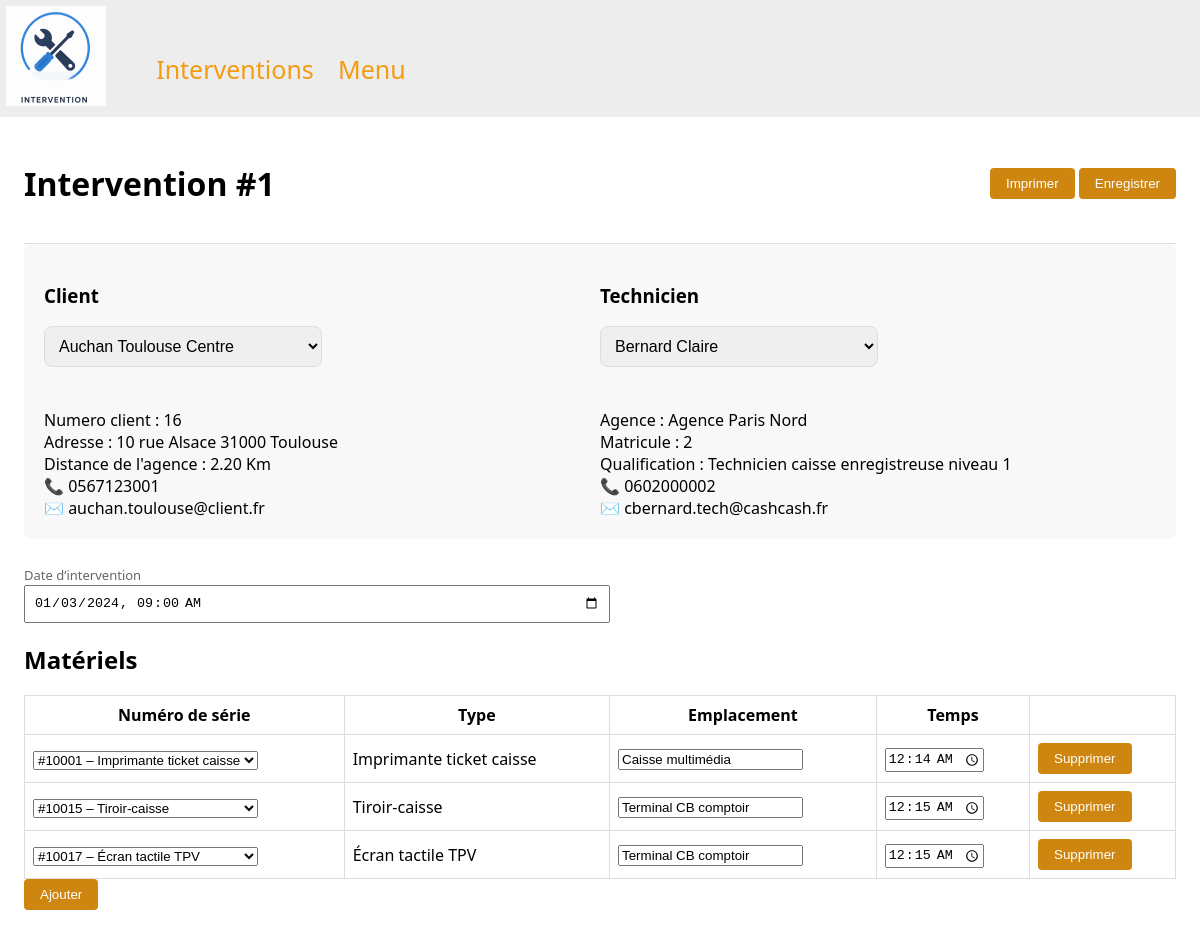
Screenshot of /Site/EditIntervention.php?id=1 (signed in) with the database file from the repository.
### tables this page shows
CREATE TABLE `Intervention` (
  `Id_Intervention` int(11) NOT NULL,
  `Date_` datetime DEFAULT NULL,
  `NumClient` int(11) NOT NULL,
  `Matricule` int(11) NOT NULL
);

CREATE TABLE `Client` (
  `NumClient` int(11) NOT NULL,
  `RaisonSociale` varchar(50) DEFAULT NULL,
  `SIREN` varchar(50) DEFAULT NULL,
  `CodeAPE` varchar(50) DEFAULT NULL,
  `AdressePostale` varchar(50) DEFAULT NULL,
  `NumTel` varchar(50) DEFAULT NULL,
  `NumTelecopie` varchar(50) DEFAULT NULL,
  `Email` varchar(50) DEFAULT NULL,
  `DistanceAgenceKm` decimal(15,2) DEFAULT NULL,
  `DuréeDeplacement` time DEFAULT NULL,
  `Num_Agence` int(11) NOT NULL
);

CREATE TABLE `Agence` (
  `Num_Agence` int(11) NOT NULL,
  `Nom` varchar(50) DEFAULT NULL,
  `AdressePostale` varchar(50) DEFAULT NULL,
  `NumTel` varchar(50) DEFAULT NULL,
  `Email` varchar(50) DEFAULT NULL
);

CREATE TABLE `Technicien` (
  `Matricule` int(11) NOT NULL,
  `Qualification` varchar(50) DEFAULT NULL,
  `DateQualification` date DEFAULT NULL,
  `Email` varchar(50) DEFAULT NULL,
  `NumTel` varchar(50) DEFAULT NULL
);

CREATE TABLE `InterventionParMateriel` (
  `NumSerie` int(11) NOT NULL,
  `Id_Intervention` int(11) NOT NULL,
  `TempsIntervention` time DEFAULT NULL,
  `DistanceParcourue` int(11) DEFAULT NULL
);

CREATE TABLE `Type` (
  `ReferenceInterne` int(11) NOT NULL,
  `Libellé` varchar(50) DEFAULT NULL
);

### Site/modeles/mesFonctionsAccesDonnes.php (called while the page is built, shortened)
<?php
function getInterventionComplete(int $idIntervention)
{
    $pdo = PDO2::getInstance();
    $sql = "
        SELECT
            i.Id_Intervention,
            i.Date_,
            c.RaisonSociale,
            c.AdressePostale,
            c.NumTel,
            c.Email,
            c.NumClient,
            c.DistanceAgenceKm,
            t.matricule,
            e.Nom AS NomTech,
            e.Prenom AS PrenomTech,
            t.Qualification,
            t.Email AS EmailTech,
            a.Nom AS NomAgence,
            t.NumTel AS NumTelTech
        FROM Intervention i
        JOIN Client c ON i.NumClient = c.NumClient
        JOIN Technicien t ON i.Matricule = t.Matricule
        JOIN Employé e ON t.Matricule = e.Matricule
        JOIN Agence a ON e.Num_Agence = a.Num_Agence
        WHERE i.Id_Intervention = :id
    ";
    $req = $pdo->prepare($sql);
    $req->bindValue(':id', $idIntervention, PDO::PARAM_INT);
    $req->execute();
    return $req->fetch(PDO::FETCH_ASSOC);
}
function getMaterielsByIntervention(int $idIntervention)
{
    $pdo = PDO2::getInstance();
    $sql = "
        SELECT
            m.NumSerie,
            t.Libellé,
            m.Emplacement,
            ipm.TempsIntervention
        FROM InterventionParMateriel ipm
        JOIN Matériel m ON ipm.NumSerie = m.NumSerie
        JOIN Type t ON m.ReferenceInterne = t.ReferenceInterne
        WHERE ipm.Id_Intervention = :id
    ";
    $req = $pdo->prepare($sql);
    $req->bindValue(':id', $idIntervention, PDO::PARAM_INT);
    $req->execute();
    return $req->fetchAll(PDO::FETCH_ASSOC);
}
function getTousLesMateriels()
{
    $pdo = PDO2::getInstance();
    $sql = "
        SELECT
            m.NumSerie,
            t.Libellé,
            m.Emplacement
        FROM Matériel m
        JOIN Type t ON m.ReferenceInterne = t.ReferenceInterne
        ORDER BY m.NumSerie
    ";
    return $pdo->query($sql)->fetchAll(PDO::FETCH_ASSOC);
}
function getTousLesClients()
{
    $pdo = PDO2::getInstance();
    $sql = "
        SELECT
        c.RaisonSociale,
        c.AdressePostale,
        c.NumTel,
        c.Email,
        c.NumClient,
        c.DistanceAgenceKm
        FROM Client c
    ";
    return $pdo->query($sql)->fetchAll(PDO::FETCH_ASSOC);
}
function getTousLesTechniciens()
{
    $pdo = PDO2::getInstance();
    $sql = "
    SELECT t.matricule,
    e.Nom AS NomTech,
    e.Prenom AS PrenomTech,
    t.Qualification,
    t.Email AS EmailTech,
    a.Nom AS NomAgence,
    t.NumTel AS NumTelTech
    FROM Technicien t
    JOIN Employé e ON t.Matricule = e.Matricule
    JOIN Agence a ON e.Num_Agence = a.Num_Agence;
    ";
    return $pdo->query($sql)->fetchAll(PDO::FETCH_ASSOC);
}
?>

### Site/EditIntervention.php (the view, shortened to what this page needs)
<?php
include_once __DIR__ . '/modeles/mesFonctionsAccesDonnes.php';
$idIntervention = (int)$_GET['id'];
if ($idIntervention !=0){
$intervention = getInterventionComplete($idIntervention);
$materiels = getMaterielsByIntervention($idIntervention);}
$tousMateriels = getTousLesMateriels();
$clients = getTousLesClients();
$techniciens = getTousLesTechniciens();
?>
<!DOCTYPE html>
<html lang="fr">
<head>
<link rel="stylesheet" type="text/css" href="EditIntervention.css">
</head>
<body>
<header>
        <img class="logo" src="Image/logoIntervention.png" width="100">
     <nav>
         <ul>
            <li> <a href="interventions.php">Interventions</a></li>
             <li> <a href="menu.php">Menu</a></li>
         </ul>
     </nav>
    </header>
<div class="container">
<form method="post">
    <div class="header">
        <h1>Intervention #<?= $intervention['Id_Intervention'] ?></h1>
        <div>
        <button onclick="imprimer()">Imprimer</button>
        <button type="submit">Enregistrer</button>
</div>
    </div>
    <div class="odoo-box">
    <div class="box-left">
    <h3>Client</h3><div>
    <select name="client" class="selectClient">
<?php foreach ($clients as $client): ?>
    <option value="<?= $client['NumClient'] ?>"
            data-adressepostale="<?= htmlspecialchars($client['AdressePostale']) ?>"
            data-distanceagence="<?= htmlspecialchars($client['DistanceAgenceKm']) ?>"
            data-telclient="<?= htmlspecialchars($client['NumTel']) ?>"
            data-emailclient="<?= htmlspecialchars($client['Email']) ?>"
            data-numclient="<?= htmlspecialchars($client['NumClient']) ?>"
            <?= $client['NumClient'] == $intervention['NumClient'] ? 'selected' : '' ?>>
        <?= htmlspecialchars($client['RaisonSociale']) ?>
    </option>
<?php endforeach; ?>
</select>
                </div>
        <br>
        <div class="numclient">Numero client : <?= $intervention['NumClient'] ?><br></div>
        <div class="adressepostale">Adresse : <?= $intervention['AdressePostale'] ?><br></div>
        <div class="distanceAgence">Distance de l'agence : <?= $intervention['DistanceAgenceKm'] ?> Km<br></div>
        <div class="TelClient">📞 <?= $intervention['NumTel'] ?><br></div>
        <div class="EmailClient">✉️ <?= $intervention['Email'] ?></div>
    </div>
    <div class="box-right">
    <h3>Technicien</h3>
        <select name="technicien" class="selectTechnicien">
        <?php foreach ($techniciens as $technicien): ?>
            <option value="<?= $technicien['matricule'] ?>"
                    data-nomagence="<?= htmlspecialchars($technicien['NomAgence']) ?>"
                    data-matricule="<?= htmlspecialchars($technicien['matricule']) ?>"
                    data-qualification="<?= htmlspecialchars($technicien['Qualification']) ?>"
                    data-numteltech="<?= htmlspecialchars($technicien['NumTelTech']) ?>"
                    data-emailtech="<?= htmlspecialchars($technicien['EmailTech']) ?>"
                    <?= $technicien['matricule'] == $intervention['matricule'] ? 'selected' : '' ?>>
                    <?= htmlspecialchars($technicien['NomTech'] ." ". $technicien['PrenomTech']) ?>
            </option>
        <?php endforeach; ?>
        </select>
        <br><br>
        <div class="nomagence" >Agence : <?= $intervention['NomAgence'] ?><br></div>
        <div class="matricule" >Matricule : <?= $intervention['matricule'] ?><br></div>
        <div class="qualification" >Qualification : <?= $intervention['Qualification'] ?><br></div>
        <div class="numtech" >📞 <?= $intervention['NumTelTech'] ?><br></div>
        <div class="emailtech" >✉️ <?= $intervention['EmailTech'] ?></div>
    </div>
</div>
    <div class="form-grid">
        <div class="field">
            <label>Date d’intervention</label>
            <input type="datetime-local" name="date_intervention"
                value="<?= date('Y-m-d\TH:i', strtotime($intervention['Date_'])) ?>">
        </div>
    </div>
    <h2>Matériels</h2>
    <table class="odoo-table">
        <thead>
            <tr>
                <th>Numéro de série</th>
                <th>Type</th>
                <th>Emplacement</th>
                <th>Temps</th>
                <th></th>
            </tr>
        </thead>
        <tbody>
            <?php foreach ($materiels as $mat): ?>
                <tr>
    <td>
    <select name="materiel[<?= $mat['NumSerie'] ?>][nouveau_numSerie]"
        class="selectMateriel">
    <?php foreach ($tousMateriels as $m): ?>
        <option value="<?= $m['NumSerie'] ?>"
                data-libelle="<?= htmlspecialchars($m['Libellé']) ?>"
                data-emplacement="<?= htmlspecialchars($m['Emplacement']) ?>"
                <?= $m['NumSerie'] == $mat['NumSerie'] ? 'selected' : '' ?>>
            #<?= $m['NumSerie'] ?> – <?= htmlspecialchars($m['Libellé']) ?>
        </option>
    <?php endforeach; ?>
</select>
    </td>
    <td class="typeMateriel"><?= htmlspecialchars($mat['Libellé']) ?></td>
    <td>
         <input type="text"
                class="emplacementMateriel"
               name="materiel[<?= $mat['NumSerie'] ?>][emplacement]"
               value="<?= htmlspecialchars($mat['Emplacement']) ?>">
    </td>
    <td>
        <input type="time"
               name="materiel[<?= $mat['NumSerie'] ?>][temps]"
               value="<?= substr($mat['TempsIntervention'], 0, 5) ?>">
    </td>
    <td>
    <button name = "supprimer" class="btnSupprimer" data-numserie="<?= $mat['NumSerie'] ?>" >Supprimer</button>
    </td>
</tr>
            <?php endforeach; ?>
        </tbody>
    </table>
<button id="btnAjouter" class="btnAjouter" data-numserie="<?= $mat['NumSerie'] ?>" >Ajouter</button>
</form>
</div>
</body>
</html>

### Site/EditIntervention.css (style rules this page uses)
.selectClient { width: 50%; padding: 10px; border-radius: 8px; border: 1px solid #ddd; margin-bottom: 20px; font-size: 16px; }
.selectTechnicien { width: 50%; padding: 10px; border-radius: 8px; border: 1px solid #ddd; margin-bottom: 20px; font-size: 16px; }
body { font-family: "Segoe UI", Arial, sans-serif; background: #f4f5f7; margin: 0; }
.container { padding: 24px; background: #fff; }
.header { display: flex; justify-content: space-between; align-items: center; border-bottom: 1px solid #ddd; padding-bottom: 16px; }
button { background: #cf8610; color: #ffffff; border: none; padding: 8px 16px; border-radius: 4px; cursor: pointer; }
.form-grid { display: grid; grid-template-columns: 1fr 1fr; gap: 20px; margin-top: 24px; }
.field label { font-size: 13px; color: #666; }
.field input { width: 100%; padding: 8px; }
.odoo-box { display: flex; justify-content: space-between; align-items: flex-start; background: #f8f8f8; padding: 20px; border-radius: 8px; }
.box-left { width: 50%; }
.box-right { width: 50%; text-align: left; }
.odoo-table { width: 100%; border-collapse: collapse; margin-top: 16px; }
.odoo-table th, .odoo-table td { border: 1px solid #ddd; padding: 8px; }
nav ul li a { align-items: center; list-style-type: none; display: inline-block; background-color: #ededed; padding-right: 20px; color:#F39C12; font-size: 25px; text-decoration: none; margin-top: 20%; }
nav ul li { display: inline-block; }
header { z-index: 200000; background-color: #ededed; width: 100%; top: 0; }
header h1.welcome, nav { display: inline-block; vertical-align: top; text-decoration: none; }
header img.logo { margin: 6px; }

### rows the page displays
intervention: Id_Intervention "1", NumClient.NumClient "16", NumClient.AdressePostale "10 rue Alsace 31000 Toulouse", NumClient.DistanceAgenceKm "2.20", NumClient.NumTel "0567123001", NumClient.Email "auchan.toulouse@client.fr", agence.Nom "Agence Paris Nord", Matricule.Matricule "2", Matricule.Qualification "Technicien caisse enregistreuse niveau 1", Matricule.NumTel "0602000002", Matricule.Email "cbernard.tech@cashcash.fr", date_intervention "01/03/2024 09:00"
interventionparmateriel: type.Libellé "Imprimante ticket caisse", NumSerie.Emplacement "Caisse multimédia", TempsIntervention "00:14"
interventionparmateriel: type.Libellé "Tiroir-caisse", NumSerie.Emplacement "Terminal CB comptoir", TempsIntervention "00:15"
interventionparmateriel: type.Libellé "Écran tactile TPV", NumSerie.Emplacement "Terminal CB comptoir", TempsIntervention "00:15"

### other values shown
form field client "Auchan Toulouse Centre"
form field technicien "Bernard Claire"
